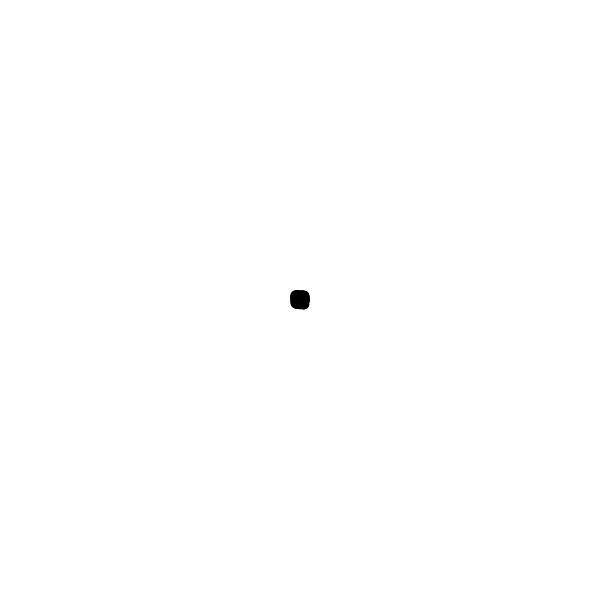
Frame 1 (no input)
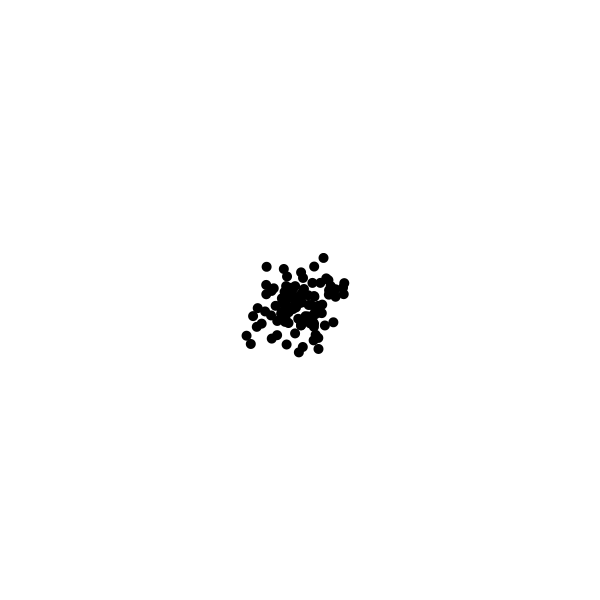
Frame 60 (the mouse pressed at the canvas centre just before this capture)
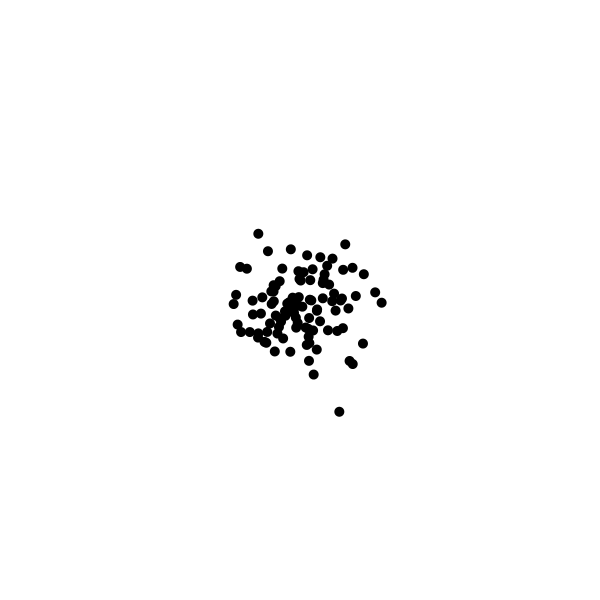
Frame 120 (the mouse held since frame 60 and released just before this capture)

The Processing sketch that drew these frames (run headless with seeded random() and noise(); from frame 60 on, the mouse is pressed at the canvas centre):

// Processing sketch: vla_agents_append
// ── vla_agents_append.pde
// 可変長配列でエージェント100体のランダムウォーク
// （クリックで増える）

// エージェントの位置を覚えておくための配列
FloatList xs;
FloatList ys;

void setup() {
  size(600, 600);
  noStroke();
  fill(0);

  // 可変長配列を初期化
  xs = new FloatList();
  ys = new FloatList();

  // エージェントの初期位置を設定
  for (int i = 0; i < 100; i++) {
    xs.append(width / 2);
    ys.append(height / 2);
  }
}

void draw() {
  background(255);

  // ループ変数 i を 0 から個数ぶんまで増やしていく
  // ＝すべてのエージェントについて処理する
  for (int i = 0; i < xs.size(); i++) {
    // i番目のエージェントの位置をずらす
    xs.add(i, random(-5, 5));
    ys.add(i, random(-5, 5));

    // i番目のエージェントを描く
    ellipse(xs.get(i), ys.get(i), 10, 10);
  }
}

void mousePressed() {
  // 新たなエージェントを追加
  xs.append(mouseX);
  ys.append(mouseY);
}
